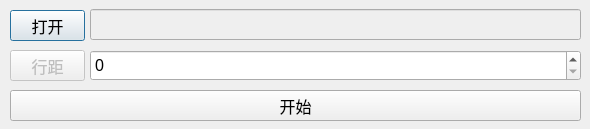
<?xml version="1.0" encoding="UTF-8"?>
<ui version="4.0">
 <class>NewlineDelete</class>
 <widget class="QDialog" name="NewlineDelete">
  <property name="geometry">
   <rect>
    <x>0</x>
    <y>0</y>
    <width>590</width>
    <height>129</height>
   </rect>
  </property>
  <property name="font">
   <font>
    <pointsize>12</pointsize>
   </font>
  </property>
  <property name="windowTitle">
   <string>段落间隔转换器</string>
  </property>
  <widget class="QPushButton" name="btnNlDelOpen">
   <property name="geometry">
    <rect>
     <x>10</x>
     <y>10</y>
     <width>75</width>
     <height>31</height>
    </rect>
   </property>
   <property name="font">
    <font>
     <pointsize>12</pointsize>
    </font>
   </property>
   <property name="text">
    <string>打开</string>
   </property>
  </widget>
  <widget class="QLineEdit" name="lineEditFilePath">
   <property name="enabled">
    <bool>false</bool>
   </property>
   <property name="geometry">
    <rect>
     <x>90</x>
     <y>9</y>
     <width>491</width>
     <height>31</height>
    </rect>
   </property>
   <property name="font">
    <font>
     <pointsize>12</pointsize>
    </font>
   </property>
  </widget>
  <widget class="QPushButton" name="btnNlDelProcess">
   <property name="geometry">
    <rect>
     <x>10</x>
     <y>90</y>
     <width>571</width>
     <height>31</height>
    </rect>
   </property>
   <property name="font">
    <font>
     <pointsize>12</pointsize>
    </font>
   </property>
   <property name="text">
    <string>开始</string>
   </property>
  </widget>
  <widget class="QPushButton" name="btnNlDelOpen_2">
   <property name="enabled">
    <bool>false</bool>
   </property>
   <property name="geometry">
    <rect>
     <x>10</x>
     <y>50</y>
     <width>75</width>
     <height>31</height>
    </rect>
   </property>
   <property name="font">
    <font>
     <pointsize>12</pointsize>
    </font>
   </property>
   <property name="text">
    <string>行距</string>
   </property>
  </widget>
  <widget class="QSpinBox" name="spinBoxLineNum">
   <property name="geometry">
    <rect>
     <x>90</x>
     <y>50</y>
     <width>491</width>
     <height>31</height>
    </rect>
   </property>
   <property name="minimumSize">
    <size>
     <width>491</width>
     <height>31</height>
    </size>
   </property>
   <property name="font">
    <font>
     <pointsize>12</pointsize>
    </font>
   </property>
   <property name="minimum">
    <number>0</number>
   </property>
   <property name="maximum">
    <number>3</number>
   </property>
   <property name="value">
    <number>0</number>
   </property>
  </widget>
 </widget>
 <resources/>
 <connections/>
</ui>
